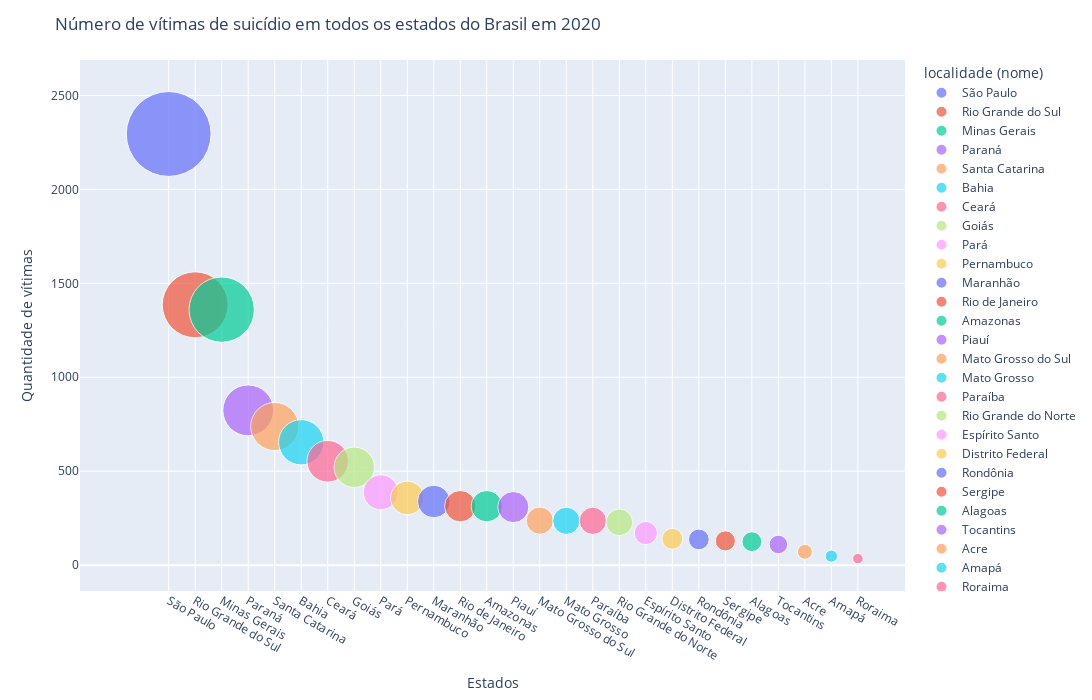

The cell this chart's notebook holds for it:
### Code cell
# Gráfico 2

nm_coluna_x = "localidade (nome)"
nm_coluna_y = "Ano"
qtde_municipios = 27
data_analise = df_2020.iloc[0]['data']

df_sorted = df_2020.sort_values('Ano', ascending=False)

fig = px.scatter(df_sorted.head(qtde_municipios),
x = nm_coluna_x,
y = nm_coluna_y,
size = nm_coluna_y,
color = nm_coluna_x,
hover_name = nm_coluna_x,
size_max = 60)

fig.update_layout(
title = "Número de vítimas de suicídio em todos os estados do Brasil em 2020 ",
xaxis_title = "Estados",
yaxis_title = "Quantidade de vítimas",
width = 1200, height= 700)
fig.show()

### Figure 1 — Plotly figure (JSON) as saved in the notebook; plotly's stock layout.template omitted (floating-point values rounded to 4 significant figures)
{"data": [{"hovertemplate": "<b>%{hovertext}</b><br><br>localidade (nome)=%{x}<br>Ano=%{marker.size}<extra></extra>", "hovertext": ["São Paulo"], "legendgroup": "São Paulo", "marker": {"color": "#636efa", "size": [2295], "sizemode": "area", "sizeref": 0.6375, "symbol": "circle"}, "mode": "markers", "name": "São Paulo", "orientation": "v", "showlegend": true, "type": "scatter", "x": ["São Paulo"], "xaxis": "x", "y": [2295], "yaxis": "y"}, {"hovertemplate": "<b>%{hovertext}</b><br><br>localidade (nome)=%{x}<br>Ano=%{marker.size}<extra></extra>", "hovertext": ["Rio Grande do Sul"], "legendgroup": "Rio Grande do Sul", "marker": {"color": "#EF553B", "size": [1386], "sizemode": "area", "sizeref": 0.6375, "symbol": "circle"}, "mode": "markers", "name": "Rio Grande do Sul", "orientation": "v", "showlegend": true, "type": "scatter", "x": ["Rio Grande do Sul"], "xaxis": "x", "y": [1386], "yaxis": "y"}, {"hovertemplate": "<b>%{hovertext}</b><br><br>localidade (nome)=%{x}<br>Ano=%{marker.size}<extra></extra>", "hovertext": ["Minas Gerais"], "legendgroup": "Minas Gerais", "marker": {"color": "#00cc96", "size": [1360], "sizemode": "area", "sizeref": 0.6375, "symbol": "circle"}, "mode": "markers", "name": "Minas Gerais", "orientation": "v", "showlegend": true, "type": "scatter", "x": ["Minas Gerais"], "xaxis": "x", "y": [1360], "yaxis": "y"}, {"hovertemplate": "<b>%{hovertext}</b><br><br>localidade (nome)=%{x}<br>Ano=%{marker.size}<extra></extra>", "hovertext": ["Paraná"], "legendgroup": "Paraná", "marker": {"color": "#ab63fa", "size": [824], "sizemode": "area", "sizeref": 0.6375, "symbol": "circle"}, "mode": "markers", "name": "Paraná", "orientation": "v", "showlegend": true, "type": "scatter", "x": ["Paraná"], "xaxis": "x", "y": [824], "yaxis": "y"}, {"hovertemplate": "<b>%{hovertext}</b><br><br>localidade (nome)=%{x}<br>Ano=%{marker.size}<extra></extra>", "hovertext": ["Santa Catarina"], "legendgroup": "Santa Catarina", "marker": {"color": "#FFA15A", "size": [738], "sizemode": "area", "sizeref": 0.6375, "symbol": "circle"}, "mode": "markers", "name": "Santa Catarina", "orientation": "v", "showlegend": true, "type": "scatter", "x": ["Santa Catarina"], "xaxis": "x", "y": [738], "yaxis": "y"}, {"hovertemplate": "<b>%{hovertext}</b><br><br>localidade (nome)=%{x}<br>Ano=%{marker.size}<extra></extra>", "hovertext": ["Bahia"], "legendgroup": "Bahia", "marker": {"color": "#19d3f3", "size": [654], "sizemode": "area", "sizeref": 0.6375, "symbol": "circle"}, "mode": "markers", "name": "Bahia", "orientation": "v", "showlegend": true, "type": "scatter", "x": ["Bahia"], "xaxis": "x", "y": [654], "yaxis": "y"}, {"hovertemplate": "<b>%{hovertext}</b><br><br>localidade (nome)=%{x}<br>Ano=%{marker.size}<extra></extra>", "hovertext": ["Ceará"], "legendgroup": "Ceará", "marker": {"color": "#FF6692", "size": [553], "sizemode": "area", "sizeref": 0.6375, "symbol": "circle"}, "mode": "markers", "name": "Ceará", "orientation": "v", "showlegend": true, "type": "scatter", "x": ["Ceará"], "xaxis": "x", "y": [553], "yaxis": "y"}, {"hovertemplate": "<b>%{hovertext}</b><br><br>localidade (nome)=%{x}<br>Ano=%{marker.size}<extra></extra>", "hovertext": ["Goiás"], "legendgroup": "Goiás", "marker": {"color": "#B6E880", "size": [521], "sizemode": "area", "sizeref": 0.6375, "symbol": "circle"}, "mode": "markers", "name": "Goiás", "orientation": "v", "showlegend": true, "type": "scatter", "x": ["Goiás"], "xaxis": "x", "y": [521], "yaxis": "y"}, {"hovertemplate": "<b>%{hovertext}</b><br><br>localidade (nome)=%{x}<br>Ano=%{marker.size}<extra></extra>", "hovertext": ["Pará"], "legendgroup": "Pará", "marker": {"color": "#FF97FF", "size": [388], "sizemode": "area", "sizeref": 0.6375, "symbol": "circle"}, "mode": "markers", "name": "Pará", "orientation": "v", "showlegend": true, "type": "scatter", "x": ["Pará"], "xaxis": "x", "y": [388], "yaxis": "y"}, {"hovertemplate": "<b>%{hovertext}</b><br><br>localidade (nome)=%{x}<br>Ano=%{marker.size}<extra></extra>", "hovertext": ["Pernambuco"], "legendgroup": "Pernambuco", "marker": {"color": "#FECB52", "size": [358], "sizemode": "area", "sizeref": 0.6375, "symbol": "circle"}, "mode": "markers", "name": "Pernambuco", "orientation": "v", "showlegend": true, "type": "scatter", "x": ["Pernambuco"], "xaxis": "x", "y": [358], "yaxis": "y"}, {"hovertemplate": "<b>%{hovertext}</b><br><br>localidade (nome)=%{x}<br>Ano=%{marker.size}<extra></extra>", "hovertext": ["Maranhão"], "legendgroup": "Maranhão", "marker": {"color": "#636efa", "size": [339], "sizemode": "area", "sizeref": 0.6375, "symbol": "circle"}, "mode": "markers", "name": "Maranhão", "orientation": "v", "showlegend": true, "type": "scatter", "x": ["Maranhão"], "xaxis": "x", "y": [339], "yaxis": "y"}, {"hovertemplate": "<b>%{hovertext}</b><br><br>localidade (nome)=%{x}<br>Ano=%{marker.size}<extra></extra>", "hovertext": ["Rio de Janeiro"], "legendgroup": "Rio de Janeiro", "marker": {"color": "#EF553B", "size": [314], "sizemode": "area", "sizeref": 0.6375, "symbol": "circle"}, "mode": "markers", "name": "Rio de Janeiro", "orientation": "v", "showlegend": true, "type": "scatter", "x": ["Rio de Janeiro"], "xaxis": "x", "y": [314], "yaxis": "y"}, {"hovertemplate": "<b>%{hovertext}</b><br><br>localidade (nome)=%{x}<br>Ano=%{marker.size}<extra></extra>", "hovertext": ["Amazonas"], "legendgroup": "Amazonas", "marker": {"color": "#00cc96", "size": [314], "sizemode": "area", "sizeref": 0.6375, "symbol": "circle"}, "mode": "markers", "name": "Amazonas", "orientation": "v", "showlegend": true, "type": "scatter", "x": ["Amazonas"], "xaxis": "x", "y": [314], "yaxis": "y"}, {"hovertemplate": "<b>%{hovertext}</b><br><br>localidade (nome)=%{x}<br>Ano=%{marker.size}<extra></extra>", "hovertext": ["Piauí"], "legendgroup": "Piauí", "marker": {"color": "#ab63fa", "size": [309], "sizemode": "area", "sizeref": 0.6375, "symbol": "circle"}, "mode": "markers", "name": "Piauí", "orientation": "v", "showlegend": true, "type": "scatter", "x": ["Piauí"], "xaxis": "x", "y": [309], "yaxis": "y"}, {"hovertemplate": "<b>%{hovertext}</b><br><br>localidade (nome)=%{x}<br>Ano=%{marker.size}<extra></extra>", "hovertext": ["Mato Grosso do Sul"], "legendgroup": "Mato Grosso do Sul", "marker": {"color": "#FFA15A", "size": [237], "sizemode": "area", "sizeref": 0.6375, "symbol": "circle"}, "mode": "markers", "name": "Mato Grosso do Sul", "orientation": "v", "showlegend": true, "type": "scatter", "x": ["Mato Grosso do Sul"], "xaxis": "x", "y": [237], "yaxis": "y"}, {"hovertemplate": "<b>%{hovertext}</b><br><br>localidade (nome)=%{x}<br>Ano=%{marker.size}<extra></extra>", "hovertext": ["Mato Grosso"], "legendgroup": "Mato Grosso", "marker": {"color": "#19d3f3", "size": [236], "sizemode": "area", "sizeref": 0.6375, "symbol": "circle"}, "mode": "markers", "name": "Mato Grosso", "orientation": "v", "showlegend": true, "type": "scatter", "x": ["Mato Grosso"], "xaxis": "x", "y": [236], "yaxis": "y"}, {"hovertemplate": "<b>%{hovertext}</b><br><br>localidade (nome)=%{x}<br>Ano=%{marker.size}<extra></extra>", "hovertext": ["Paraíba"], "legendgroup": "Paraíba", "marker": {"color": "#FF6692", "size": [236], "sizemode": "area", "sizeref": 0.6375, "symbol": "circle"}, "mode": "markers", "name": "Paraíba", "orientation": "v", "showlegend": true, "type": "scatter", "x": ["Paraíba"], "xaxis": "x", "y": [236], "yaxis": "y"}, {"hovertemplate": "<b>%{hovertext}</b><br><br>localidade (nome)=%{x}<br>Ano=%{marker.size}<extra></extra>", "hovertext": ["Rio Grande do Norte"], "legendgroup": "Rio Grande do Norte", "marker": {"color": "#B6E880", "size": [228], "sizemode": "area", "sizeref": 0.6375, "symbol": "circle"}, "mode": "markers", "name": "Rio Grande do Norte", "orientation": "v", "showlegend": true, "type": "scatter", "x": ["Rio Grande do Norte"], "xaxis": "x", "y": [228], "yaxis": "y"}, {"hovertemplate": "<b>%{hovertext}</b><br><br>localidade (nome)=%{x}<br>Ano=%{marker.size}<extra></extra>", "hovertext": ["Espírito Santo"], "legendgroup": "Espírito Santo", "marker": {"color": "#FF97FF", "size": [171], "sizemode": "area", "sizeref": 0.6375, "symbol": "circle"}, "mode": "markers", "name": "Espírito Santo", "orientation": "v", "showlegend": true, "type": "scatter", "x": ["Espírito Santo"], "xaxis": "x", "y": [171], "yaxis": "y"}, {"hovertemplate": "<b>%{hovertext}</b><br><br>localidade (nome)=%{x}<br>Ano=%{marker.size}<extra></extra>", "hovertext": ["Distrito Federal"], "legendgroup": "Distrito Federal", "marker": {"color": "#FECB52", "size": [140], "sizemode": "area", "sizeref": 0.6375, "symbol": "circle"}, "mode": "markers", "name": "Distrito Federal", "orientation": "v", "showlegend": true, "type": "scatter", "x": ["Distrito Federal"], "xaxis": "x", "y": [140], "yaxis": "y"}, {"hovertemplate": "<b>%{hovertext}</b><br><br>localidade (nome)=%{x}<br>Ano=%{marker.size}<extra></extra>", "hovertext": ["Rondônia"], "legendgroup": "Rondônia", "marker": {"color": "#636efa", "size": [137], "sizemode": "area", "sizeref": 0.6375, "symbol": "circle"}, "mode": "markers", "name": "Rondônia", "orientation": "v", "showlegend": true, "type": "scatter", "x": ["Rondônia"], "xaxis": "x", "y": [137], "yaxis": "y"}, {"hovertemplate": "<b>%{hovertext}</b><br><br>localidade (nome)=%{x}<br>Ano=%{marker.size}<extra></extra>", "hovertext": ["Sergipe"], "legendgroup": "Sergipe", "marker": {"color": "#EF553B", "size": [129], "sizemode": "area", "sizeref": 0.6375, "symbol": "circle"}, "mode": "markers", "name": "Sergipe", "orientation": "v", "showlegend": true, "type": "scatter", "x": ["Sergipe"], "xaxis": "x", "y": [129], "yaxis": "y"}, {"hovertemplate": "<b>%{hovertext}</b><br><br>localidade (nome)=%{x}<br>Ano=%{marker.size}<extra></extra>", "hovertext": ["Alagoas"], "legendgroup": "Alagoas", "marker": {"color": "#00cc96", "size": [125], "sizemode": "area", "sizeref": 0.6375, "symbol": "circle"}, "mode": "markers", "name": "Alagoas", "orientation": "v", "showlegend": true, "type": "scatter", "x": ["Alagoas"], "xaxis": "x", "y": [125], "yaxis": "y"}, {"hovertemplate": "<b>%{hovertext}</b><br><br>localidade (nome)=%{x}<br>Ano=%{marker.size}<extra></extra>", "hovertext": ["Tocantins"], "legendgroup": "Tocantins", "marker": {"color": "#ab63fa", "size": [110], "sizemode": "area", "sizeref": 0.6375, "symbol": "circle"}, "mode": "markers", "name": "Tocantins", "orientation": "v", "showlegend": true, "type": "scatter", "x": ["Tocantins"], "xaxis": "x", "y": [110], "yaxis": "y"}, {"hovertemplate": "<b>%{hovertext}</b><br><br>localidade (nome)=%{x}<br>Ano=%{marker.size}<extra></extra>", "hovertext": ["Acre"], "legendgroup": "Acre", "marker": {"color": "#FFA15A", "size": [71], "sizemode": "area", "sizeref": 0.6375, "symbol": "circle"}, "mode": "markers", "name": "Acre", "orientation": "v", "showlegend": true, "type": "scatter", "x": ["Acre"], "xaxis": "x", "y": [71], "yaxis": "y"}, {"hovertemplate": "<b>%{hovertext}</b><br><br>localidade (nome)=%{x}<br>Ano=%{marker.size}<extra></extra>", "hovertext": ["Amapá"], "legendgroup": "Amapá", "marker": {"color": "#19d3f3", "size": [48], "sizemode": "area", "sizeref": 0.6375, "symbol": "circle"}, "mode": "markers", "name": "Amapá", "orientation": "v", "showlegend": true, "type": "scatter", "x": ["Amapá"], "xaxis": "x", "y": [48], "yaxis": "y"}, {"hovertemplate": "<b>%{hovertext}</b><br><br>localidade (nome)=%{x}<br>Ano=%{marker.size}<extra></extra>", "hovertext": ["Roraima"], "legendgroup": "Roraima", "marker": {"color": "#FF6692", "size": [35], "sizemode": "area", "sizeref": 0.6375, "symbol": "circle"}, "mode": "markers", "name": "Roraima", "orientation": "v", "showlegend": true, "type": "scatter", "x": ["Roraima"], "xaxis": "x", "y": [35], "yaxis": "y"}], "layout": {"height": 700, "legend": {"itemsizing": "constant", "title": {"text": "localidade (nome)"}, "tracegroupgap": 0}, "margin": {"t": 60}, "title": {"text": "Número de vítimas de suicídio em todos os estados do Brasil em 2020 "}, "width": 1200, "xaxis": {"anchor": "y", "categoryarray": ["São Paulo", "Rio Grande do Sul", "Minas Gerais", "Paraná", "Santa Catarina", "Bahia", "Ceará", "Goiás", "Pará", "Pernambuco", "Maranhão", "Rio de Janeiro", "Amazonas", "Piauí", "Mato Grosso do Sul", "Mato Grosso", "Paraíba", "Rio Grande do Norte", "Espírito Santo", "Distrito Federal", "Rondônia", "Sergipe", "Alagoas", "Tocantins", "Acre", "Amapá", "Roraima"], "categoryorder": "array", "domain": [0, 1], "title": {"text": "Estados"}}, "yaxis": {"anchor": "x", "domain": [0, 1], "title": {"text": "Quantidade de vítimas"}}}}
